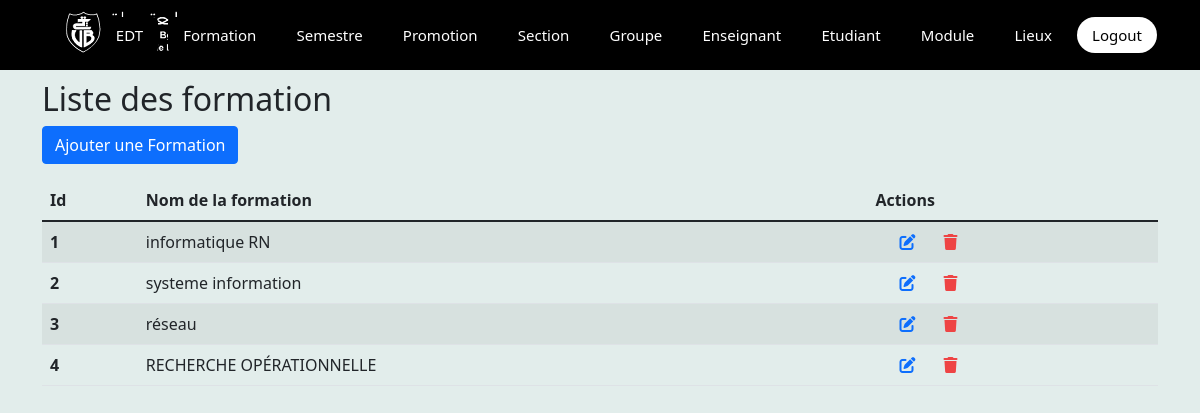
/siteAppFinal/phpAet/viewformation.php (signed in), run on the app's committed database.
### tables this page shows
CREATE TABLE `formation` (
  `id_for` int(11) NOT NULL,
  `nom_for` varchar(255) NOT NULL
);

### siteAppFinal/phpAet/viewformation.php (the view, shortened to what this page needs)
<!DOCTYPE html>
<html lang="en">
<head>
    <link rel="stylesheet" href="https://cdn.jsdelivr.net/npm/bootstrap@5.1.3/dist/css/bootstrap.min.css" />
    <link rel="stylesheet" href="https://cdnjs.cloudflare.com/ajax/libs/font-awesome/6.0.0-beta3/css/all.min.css" />
    <link rel="stylesheet" href="../CSSapp/viewlieux.css?ii" />
</head>
<body>
    <div class="container">
    <h2>Liste des formation</h2>
        <div class="row pt-0">
            <a href="../../apprendre/./formation/./ajtformation.php">
                <buttun class="btn btn-primary" type="button">
                    Ajouter une Formation</buttun>
            </a>
        </div>
        <table class=" table table-striped mt-3">
            <thead>
                <tr>
                    <th>Id</th>
                    <th>Nom de la formation</th>
                    <th>Actions</th>
                </tr>
            </thead>
            <tbody>
                <?php
                require("connexion.php");
                $resultat=$bdEmploiTemps->query("SELECT * from formation");
                while($tuple=$resultat->fetch()){ ?>
                <tr>
                    <th scope="row"><?php echo $tuple['id_for'] ;?></th>
                    <td><?php echo $tuple['nom_for']; ?></td>
                    <td>
                        <a href="updatfor.php?id_for=<?php echo $tuple['id_for'];?>"class="m-4">
                            <i class="fa fa-edit fa-1x"></i></a>
                        <i class="fa fa-trash fa-1x red-icon" data-bs-toggle="modal"
                            data-bs-target="#exempleModal<?php echo $tuple['id_for'];?>"></i>
                    </td>
                </tr>
                <?php }?>
            </tbody>
        </table>
    </div>
</body>
</html>

### siteAppFinal/CSSapp/viewlieux.css (style rules this page uses)
* { margin: 0; padding: 0; box-sizing: border-box; font-family: 'Segoe UI', Tahoma, Geneva, Verdana, sans-serif; }
body { margin-top:80px; position: relative; background-color: rgb(226, 237, 235); }
i[class="fa fa-trash fa-1x red-icon"] { color: rgb(238, 68, 68); }
h2 { margin-top: 10px; }
.container { margin-top: 20px; }

### siteAppFinal/inclusion/nav_bar.php (style rules this page uses)
* { margin: 0; padding: 0; box-sizing: border-box; font-family: 'Segoe UI', Tahoma, Geneva, Verdana, sans-serif; }
body { margin-top:80px; position: relative; background-color: rgb(226, 237, 235); }

### data on the page
formation: id_for "1", nom_for "informatique RN"
formation: id_for "2", nom_for "systeme information"
formation: id_for "3", nom_for "réseau"
formation: id_for "4", nom_for "RECHERCHE OPÉRATIONNELLE"
